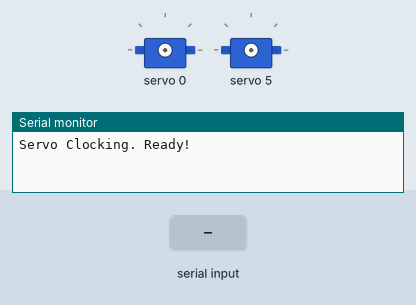
Bench run of a sketch on a simulated Arduino Nano, built with avr-gcc and run on an emulated ATmega328P. Parts: 2 × servo, the last lines printed to the serial monitor. Inputs (shaded band) come from the test bench.

Above: at 1.2 s.
1.3 s: "90,45\n" received over Serial
2.8 s: "5\n" received over Serial
At 4.0 s:
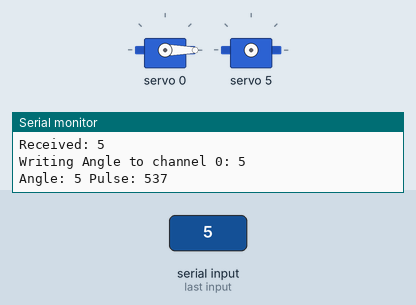
4.3 s: "200\n" received over Serial
At 5.5 s:
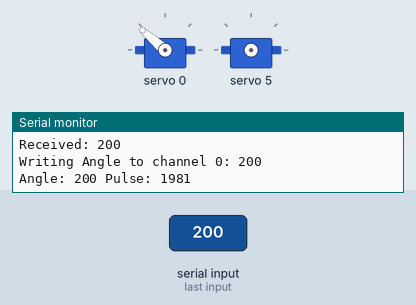
5.8 s: "ch 5\n" received over Serial
7.3 s: "1,90,45\n" received over Serial
8.8 s: "90\n" received over Serial
At 10.1 s:
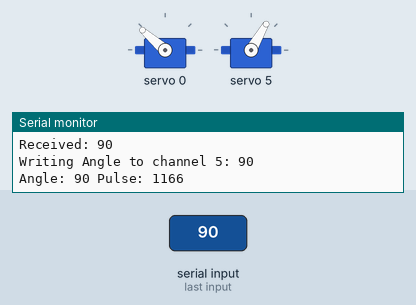
Timing chart, 0 to 11.3 s (numbered marks = the images above; inputs shaded):
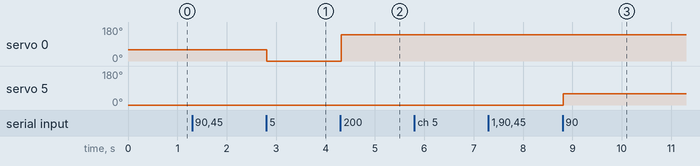

The sketch:

Servo_Clocking.ino
```cpp
// Designed for an Arduino Nano and PCA servo driver
// Use this to find the 'middle position' and bounds of a servo

#include <Adafruit_PWMServoDriver.h>

Adafruit_PWMServoDriver pwm = Adafruit_PWMServoDriver();

// 0 to 270 degrees is 500 to 2500 microseconds
#define SERVO_MIN 500
#define SERVO_MAX 2500
String readString = "";
int channel = 0;

void setup() {
  Serial.begin(9600);
  Serial.println("Servo Clocking. Ready!");
  pwm.begin();
  pwm.setOscillatorFrequency(27000000);
  // The Animos 35KG servo is a digital servo - theoretically can use 50-330Hz
  pwm.setPWMFreq(50);  // Analog servos run at ~50 Hz updates
  // pwm.writeMicroseconds(1, angleToPulse(135));
}

void loop() {
  while (Serial.available()) {
    char c = Serial.read();  //gets one byte from serial buffer
    readString += c;
    delay(2);
  }

  if (readString.length() > 0) {
    readString.trim();  // Remove any leading/trailing whitespace or newlines
    Serial.print("Received: ");
    Serial.println(readString);

    // Check if the string contains "ch"
    int chIndex = readString.indexOf("ch");
    if (chIndex >= 0) {
      // Find where the number starts (usually right after 'ch' + space)
      String channelPart = readString.substring(chIndex + 2);
      channel = channelPart.toInt();
      Serial.print("Channel changed to: ");
      Serial.println(channel);

      // Clear readString so it doesn't try to move a servo to "ch 5" degrees
      readString = "";
    } else {
      // No "ch" found, treat the input as a position value
      int n = readString.toInt();

      if (n >= 270) {
        Serial.print("Writing Microseconds to channel ");
        Serial.print(channel);
        Serial.print(": ");
        Serial.println(n);
        pwm.writeMicroseconds(channel, n);
      } else {
        Serial.print("Writing Angle to channel ");
        Serial.print(channel);
        Serial.print(": ");
        Serial.println(n);
        pwm.writeMicroseconds(channel, angleToPulse(n));
      }
      readString = "";
    }
  }
}
int angleToPulse(int ang) {
  int pulse = map(ang, 0, 270, SERVO_MIN, SERVO_MAX);
  Serial.print("Angle: ");
  Serial.print(ang);
  Serial.print(" Pulse: ");
  Serial.println(pulse);
  return pulse;
}
```

Measured:
- after the input at 2.8 s, servo 0: 60° → 0° at once
- after the input at 4.3 s, servo 0: 0° → 139° at once
- after the input at 8.8 s, servo 5: 0° → 60° at once
